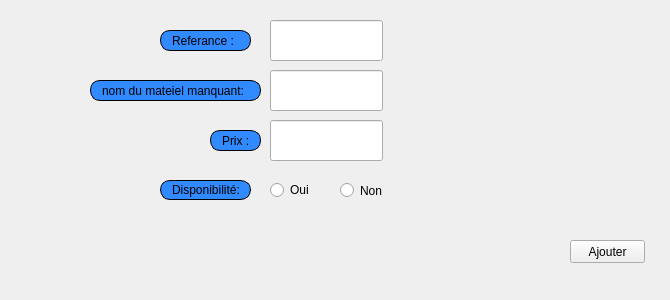
     <widget class="QWidget" name="tab_20">
      <attribute name="title">
       <string>ajouter</string>
      </attribute>
      <widget class="QLabel" name="label_21">
       <property name="geometry">
        <rect>
         <x>160</x>
         <y>30</y>
         <width>91</width>
         <height>21</height>
        </rect>
       </property>
       <property name="styleSheet">
        <string notr="true">border: 1px solid black;
border-radius: 10px;
padding: 0 8px;
background: #318aff;
font: bold, &quot;Arial&quot;;;
text-align:center;</string>
       </property>
       <property name="text">
        <string>Referance :</string>
       </property>
      </widget>
      <widget class="QLabel" name="label_22">
       <property name="geometry">
        <rect>
         <x>90</x>
         <y>80</y>
         <width>171</width>
         <height>21</height>
        </rect>
       </property>
       <property name="styleSheet">
        <string notr="true">border: 1px solid black;
border-radius: 10px;
padding: 0 8px;
background: #318aff;
font: bold, &quot;Arial&quot;;;
text-align:center;</string>
       </property>
       <property name="text">
        <string>nom du mateiel manquant:</string>
       </property>
      </widget>
      <widget class="QLineEdit" name="refmatmanq">
       <property name="geometry">
        <rect>
         <x>270</x>
         <y>20</y>
         <width>113</width>
         <height>41</height>
        </rect>
       </property>
      </widget>
      <widget class="QLineEdit" name="nommanq">
       <property name="geometry">
        <rect>
         <x>270</x>
         <y>70</y>
         <width>113</width>
         <height>41</height>
        </rect>
       </property>
      </widget>
      <widget class="QLabel" name="label_23">
       <property name="geometry">
        <rect>
         <x>210</x>
         <y>130</y>
         <width>51</width>
         <height>21</height>
        </rect>
       </property>
       <property name="styleSheet">
        <string notr="true">border: 1px solid black;
border-radius: 10px;
padding: 0 8px;
background: #318aff;
font: bold, &quot;Arial&quot;;;
text-align:center;</string>
       </property>
       <property name="text">
        <string>Prix :</string>
       </property>
      </widget>
      <widget class="QLineEdit" name="prixmanq">
       <property name="geometry">
        <rect>
         <x>270</x>
         <y>120</y>
         <width>113</width>
         <height>41</height>
        </rect>
       </property>
      </widget>
      <widget class="QPushButton" name="ajoutermateriauxmanq">
       <property name="geometry">
        <rect>
         <x>570</x>
         <y>240</y>
         <width>75</width>
         <height>23</height>
        </rect>
       </property>
       <property name="styleSheet">
        <string notr="true">#ajoutermateriauxmanq{
font: bold, &quot;Arial&quot;;;     background-color: qlineargradient(x1: 0, y1: 0, x2: 0, y2: 1,
                                       stop: 0 #dadbde, stop: 1 #f6f7fa);
}
#ajoutermateriauxmanq:pressed {
font: bold, &quot;Arial&quot;;;     background-color: qlineargradient(x1: 0, y1: 0, x2: 0, y2: 1,
                                       stop: 0 #dadbde, stop: 1 #fff07b);}</string>
       </property>
       <property name="text">
        <string>Ajouter</string>
       </property>
       <property name="icon">
        <iconset resource="../gestion_materiaux_logistech/ressource.qrc">
         <normaloff>:/img/app.png</normaloff>:/img/app.png</iconset>
       </property>
      </widget>
      <widget class="QLabel" name="label_7">
       <property name="geometry">
        <rect>
         <x>160</x>
         <y>180</y>
         <width>91</width>
         <height>20</height>
        </rect>
       </property>
       <property name="styleSheet">
        <string notr="true">border: 1px solid black;
border-radius: 10px;
padding: 0 8px;
background: #318aff;
font: bold, &quot;Arial&quot;;;
text-align:center;</string>
       </property>
       <property name="text">
        <string>Disponibilité:</string>
       </property>
      </widget>
      <widget class="QRadioButton" name="dispo_oui">
       <property name="geometry">
        <rect>
         <x>270</x>
         <y>180</y>
         <width>91</width>
         <height>20</height>
        </rect>
       </property>
       <property name="text">
        <string>Oui</string>
       </property>
      </widget>
      <widget class="QRadioButton" name="dispo_non">
       <property name="geometry">
        <rect>
         <x>340</x>
         <y>180</y>
         <width>91</width>
         <height>21</height>
        </rect>
       </property>
       <property name="text">
        <string>Non</string>
       </property>
      </widget>
      <widget class="QLabel" name="label_36">
       <property name="geometry">
        <rect>
         <x>0</x>
         <y>0</y>
         <width>661</width>
         <height>281</height>
        </rect>
       </property>
       <property name="text">
        <string/>
       </property>
       <property name="pixmap">
        <pixmap>:/images/img/imf.jpg</pixmap>
       </property>
      </widget>
      <widget class="QLabel" name="label_107">
       <property name="geometry">
        <rect>
         <x>0</x>
         <y>-8</y>
         <width>661</width>
         <height>291</height>
        </rect>
       </property>
       <property name="text">
        <string/>
       </property>
       <property name="pixmap">
        <pixmap resource="../gestion_materiaux_logistech/ressource.qrc">:/img/imf.jpg</pixmap>
       </property>
      </widget>
      <zorder>label_107</zorder>
      <zorder>label_36</zorder>
      <zorder>label_21</zorder>
      <zorder>label_22</zorder>
      <zorder>refmatmanq</zorder>
      <zorder>nommanq</zorder>
      <zorder>label_23</zorder>
      <zorder>prixmanq</zorder>
      <zorder>ajoutermateriauxmanq</zorder>
      <zorder>label_7</zorder>
      <zorder>dispo_oui</zorder>
      <zorder>dispo_non</zorder>
     </widget>
